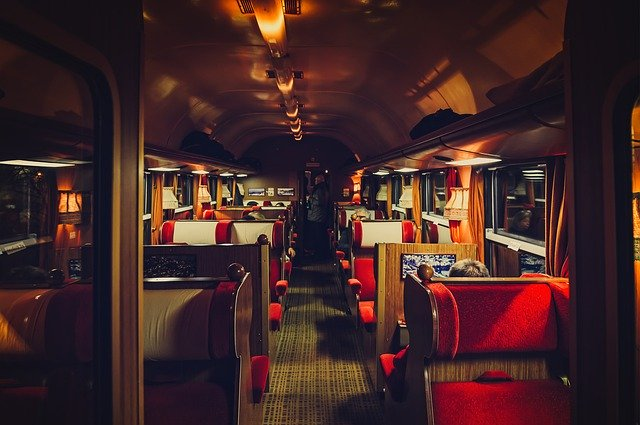
#> input picture images/img12.jpg, 640 x 425 px, found by its file name
$ python qwlej.py
#> lines starting #> are read from the running program, lines starting #| are printed output that depends on the picture
import cv2
import numpy as  np
from matplotlib import pyplot as plt

img1 = cv2.imread('images\img12.jpg', cv2.IMREAD_GRAYSCALE)
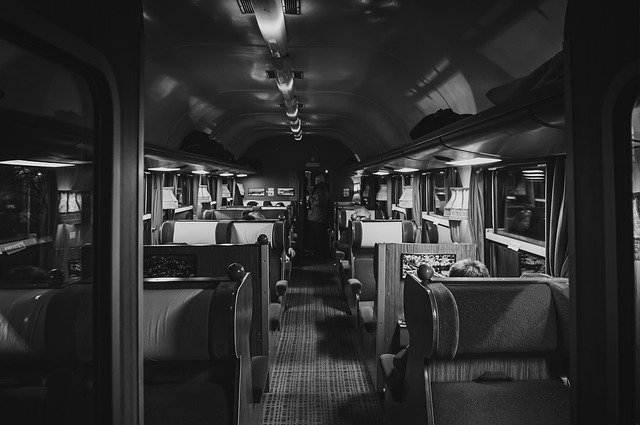
#> img1: shape (425, 640); min 0, max 255, mean 46.7
img1 = cv2.resize(img1, (320,320))
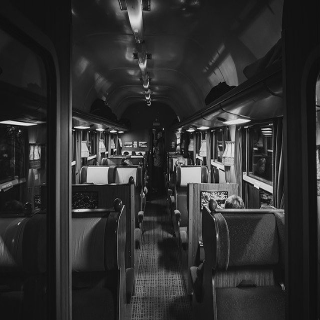
#> img1: shape (320, 320); min 4, max 240, mean 46.5

h,w = img1.shape
#> h = 320; w = 320

point1_src = np.float32([[1,1],[w-10,10],[5,h-5],[w-4,h-4]])
point1_dst = np.float32([[15,15],[w-60,10],[5,h-25],[w-100,h-50]])
point2_src = np.float32([[148,145],[168,144],[136,223],[188,222]])
point2_dst = np.float32([[136,145],[188,144],[136,223],[188,222]])
per_mat1 = cv2.getPerspectiveTransform(point1_src, point1_dst)
per_mat2 = cv2.getPerspectiveTransform(point2_src, point2_dst)
res1  = cv2.warpPerspective(img1, per_mat1, (w,h))
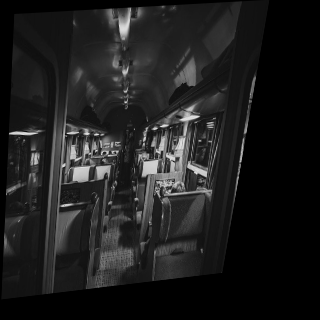
#> res1: shape (320, 320); min 0, max 231, mean 29.7
res2  = cv2.warpPerspective(img1, per_mat2, (w,h))
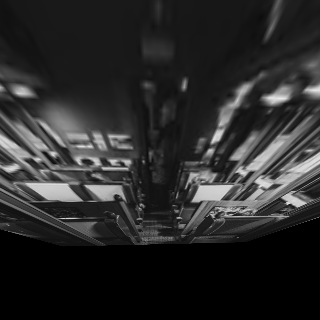
#> res2: shape (320, 320); min 0, max 234, mean 41.6

ress = []
ress.append(img1), ress.append(res1), ress.append(res2)

for i in range(3):
    plt.subplot(2,2,i+1)
    plt.imshow(ress[i], cmap = 'gray')
    plt.xticks([]), plt.yticks([])
plt.show()

$ run again, with images/img1.jpg copied over images/img12.jpg
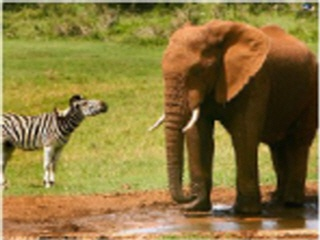
#> input picture images/img1.jpg, 320 x 240 px, found by its file name
#> `res1  = cv2.warpPerspective(img1, per_mat1, (w,h))`:
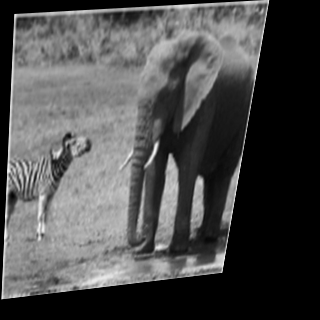
#> res1: shape (320, 320); min 0, max 248, mean 76.3
#> `res2  = cv2.warpPerspective(img1, per_mat2, (w,h))`:
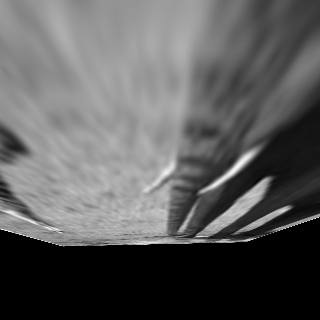
#> res2: shape (320, 320); min 0, max 248, mean 92.2

$ run again, with images/img11.jpg copied over images/img12.jpg
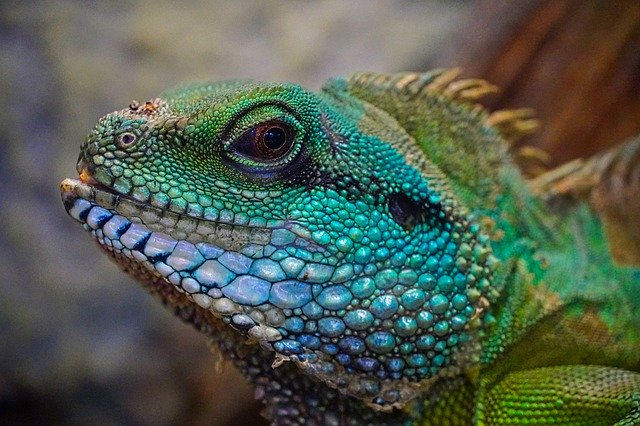
#> input picture images/img11.jpg, 640 x 426 px, found by its file name
#> `res1  = cv2.warpPerspective(img1, per_mat1, (w,h))`:
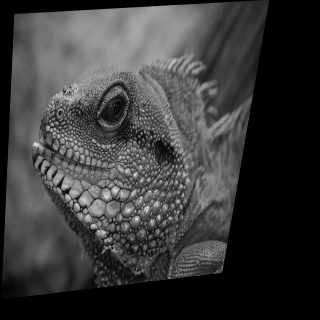
#> res1: shape (320, 320); min 0, max 232, mean 58.1
#> `res2  = cv2.warpPerspective(img1, per_mat2, (w,h))`:
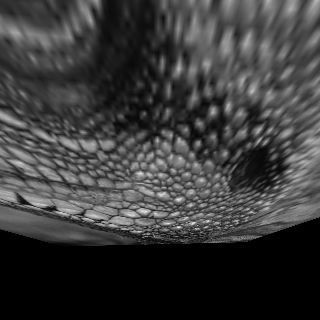
#> res2: shape (320, 320); min 0, max 235, mean 57.9

$ run again, with images/img13.jpg copied over images/img12.jpg
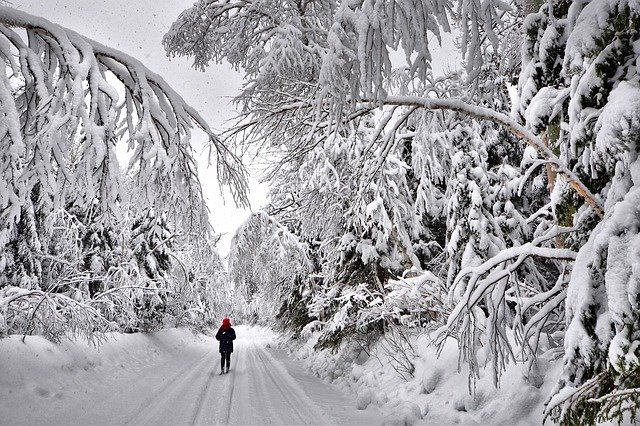
#> input picture images/img13.jpg, 640 x 426 px, found by its file name
#> `res2  = cv2.warpPerspective(img1, per_mat2, (w,h))`:
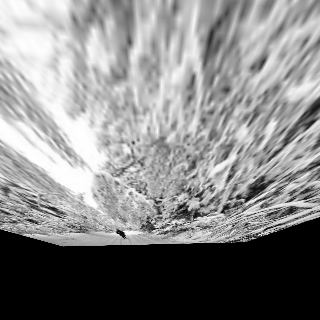
#> res2: shape (320, 320); min 0, max 255, mean 133.9
#> `plt.show()`:
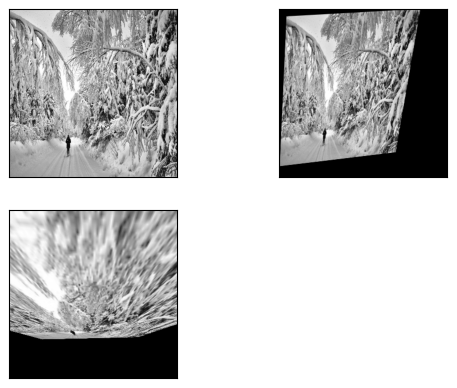
#> figure drawn by matplotlib, 3 panels
